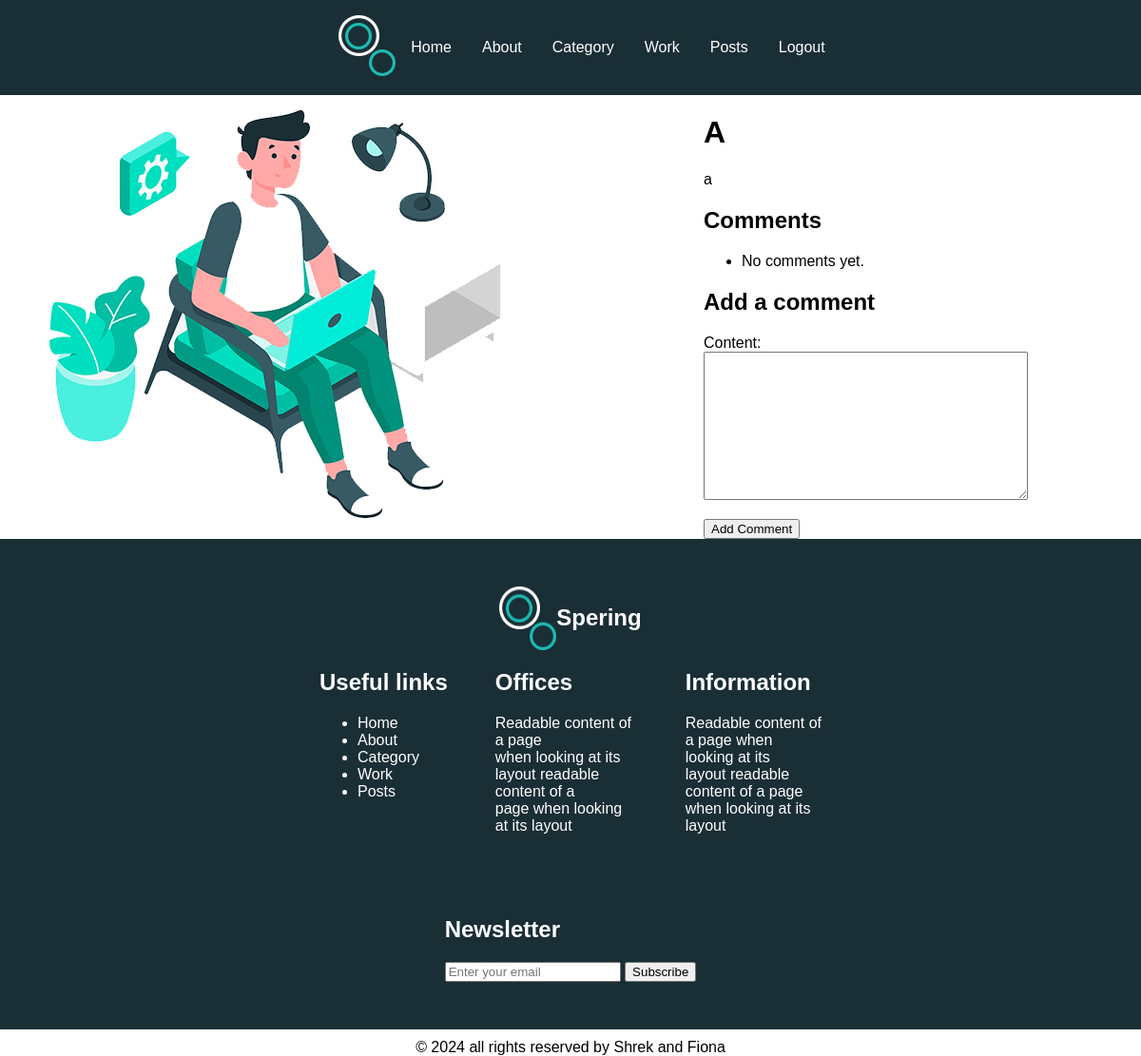
/post/4/ (signed in), run on an earlier commit of the app's database.
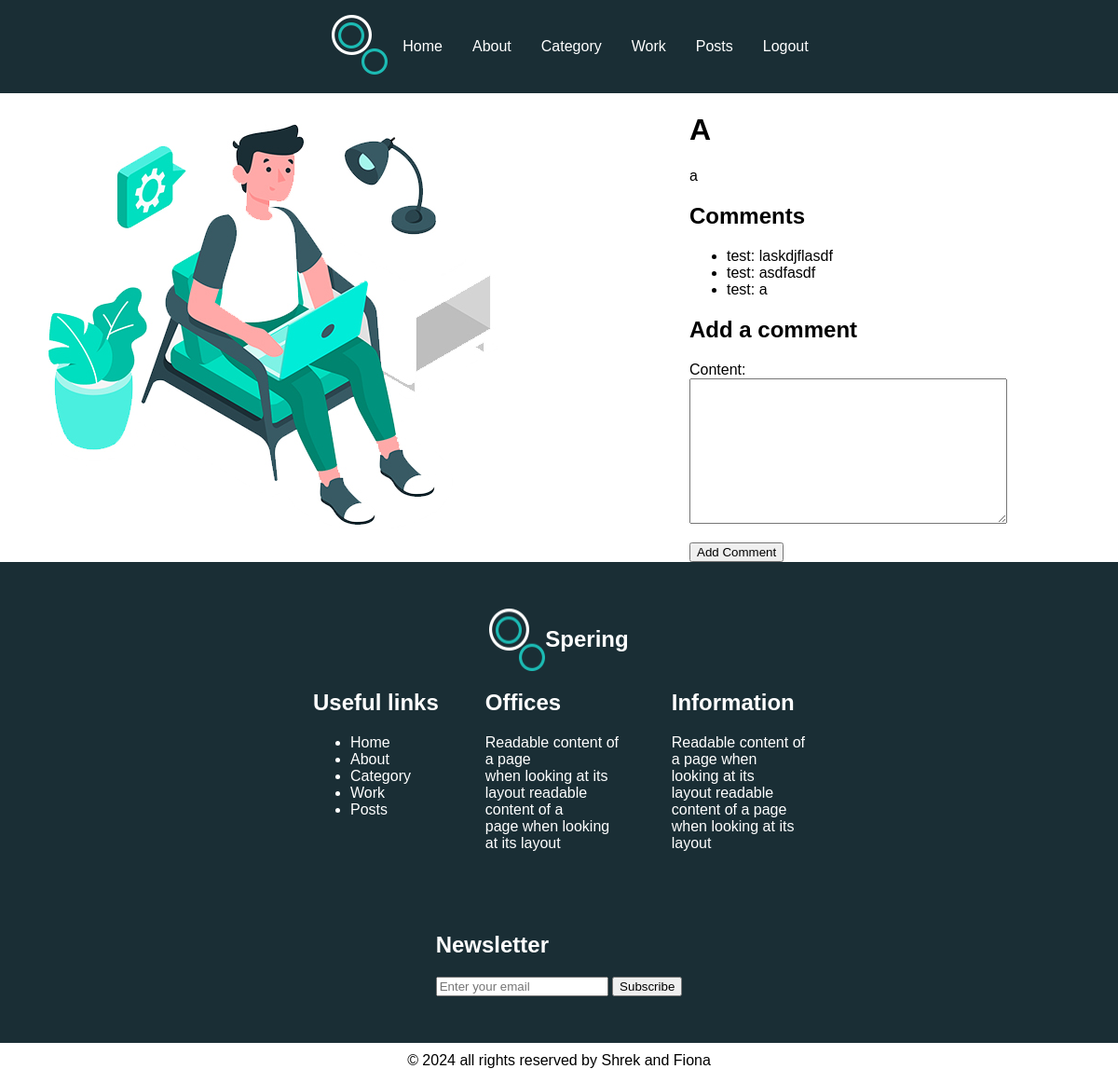
And on a later commit of the database.
### myApp/models.py (models this page shows, shortened)
class Comment(models.Model):
    post = models.ForeignKey(Post, related_name='comments', on_delete=models.CASCADE)
    content = models.TextField(null=False)
    author_name = models.ForeignKey(User, on_delete=models.CASCADE)
    created_at = models.DateTimeField(auto_now=True)

### myApp/views.py (the view)
# urls.py: path('post/<int:post_id>/', views.post_detail, name='post_detail'),
@login_required
def post_detail(request, post_id):
    post = get_object_or_404(Post, id=post_id)
    comments = Comment.objects.filter(post=post)
    if request.method == 'POST':
        form = CommentForm(request.POST)
        if form.is_valid():
            comment = form.save(commit=False)
            comment.post = post
            comment.author_name = request.user
            comment.save()
            return redirect('post_detail', post_id=post.id)
    else:
        form = CommentForm()
    return render(request, 'myApp/post_detail.html', {'post': post, 'form': form, 'comments': comments})

### myApp/forms.py
class CommentForm(forms.ModelForm):
    class Meta:
        model = Comment
        fields = ['content']

### myApp/templates/myApp/post_detail.html (shortened to what this page needs)
{% load static %}
<!DOCTYPE html>
<html lang="en">
<head>
    <link rel="stylesheet" href="{% static 'style.css' %}">
</head>
<body>
<div class="grid-layout container">
    {% include 'myApp/header.html' %}
    <div class="sidebar">
        <img src="{% static 'images/experience-img.jpg' %}" class="image indexImage" alt="">
    </div>
    <div class="main">
        <div class="mainText">
            <h1>{{ post.title }}</h1>
            <p>{{ post.content }}</p>
            <h2>Comments</h2>
            <ul>
                {% for comment in comments %}
                    <li>{{ comment.author_name }}: {{ comment.content }}</li>
                {% empty %}
                    <li>No comments yet.</li>
                {% endfor %}
            </ul>
            <h2>Add a comment</h2>
            <form method="post">
                {{ form.as_p }}
                <button type="submit">Add Comment</button>
            </form>
        </div>
    </div>
    {% include 'myApp/footer.html' %}
</div>
</body>
</html>

What changed in the data, as far as the page shows it:
added Comment: author_name "test", content "laskdjflasdf"
added Comment: author_name "test", content "asdfasdf"
added Comment: author_name "test", content "a"
Also different on the page:
text no longer shown: "No comments yet."
